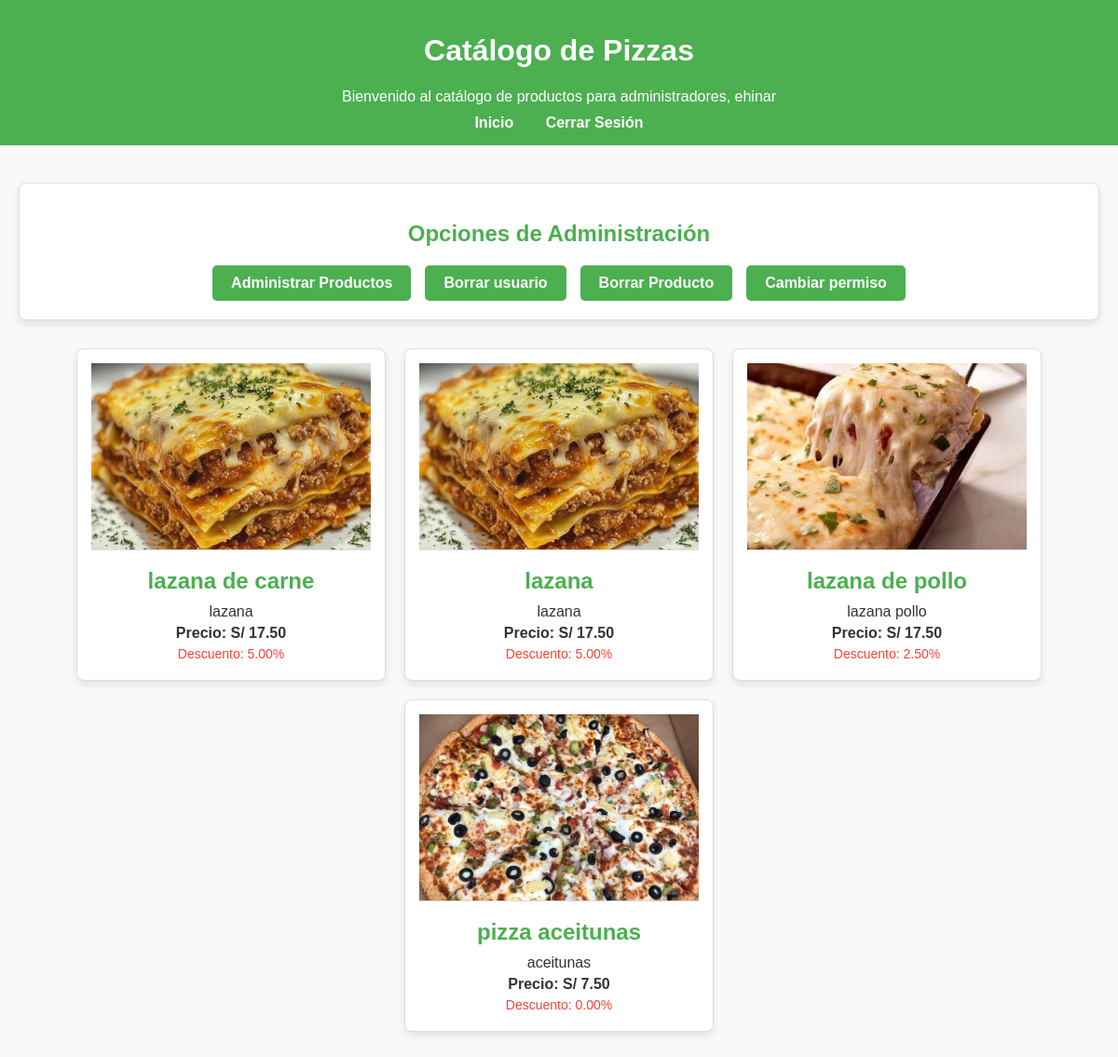
The page /semestral/views/catalogoA.php (signed in) on the database its author committed.
### tables this page shows
CREATE TABLE `productos` (
  `ID` int(11) NOT NULL,
  `Nombre` varchar(100) NOT NULL,
  `Descripcion` text DEFAULT NULL,
  `Precio` decimal(10,2) NOT NULL,
  `foto_prod` varchar(100) DEFAULT NULL,
  `DescuentoTarjeta` decimal(5,2) DEFAULT NULL
);

### semestral/models/catalogo.php (called while the page is built, shortened)
<?php
class CatalogoController {
    public function obtenerProductos() {
        try {
            $conexionObj = new Conexion();
            $conexion = $conexionObj->conectar();
            $sql = "SELECT Nombre, Descripcion, Precio, Foto_Prod, DescuentoTarjeta FROM productos";
            $stmt = $conexion->prepare($sql);
            $stmt->execute();
            return $stmt->fetchAll(PDO::FETCH_ASSOC);
        } catch (PDOException $e) {
            return "Error: " . $e->getMessage();
        }
    }
}
$catalogoController = new CatalogoController();
$productos = $catalogoController->obtenerProductos();
?>

### semestral/views/catalogoA.php (the view, shortened to what this page needs)
<!DOCTYPE html>
<html lang="es">
<head>
    <link rel="stylesheet" href="../css/catadmin.css">
</head>
<body>
    <header class="catalogo-header">
        <h1>Catálogo de Pizzas</h1>
        <?php
        echo "Bienvenido al catálogo de productos para administradores, " . $_SESSION['usuario'];
        ?>
        <nav>
            <a href="principal.php">Inicio</a>
            <a href="login.html">Cerrar Sesión</a>
        </nav>
    </header>
    <main class="catalogo-main">
        <section class="admin-options">
            <h2>Opciones de Administración</h2>
            <nav>
                <a href="adminht.php">Administrar Productos</a>
                <a href="borrarU.php" class="link">Borrar usuario</a>
                <a href="borrar_producto.php" class="link">Borrar Producto</a>
                <a href="cambiar_permiso.php" class="link">Cambiar permiso</a>
            </nav>
        </section>
        <section class="productos">
            <?php
            require_once '../models/catalogo.php';
            if (is_array($productos)) {
                foreach ($productos as $producto) {
                    echo "
                        <div class='producto'>
                            <img src='{$producto['Foto_Prod']}' alt='{$producto['Nombre']}'>
                            <h2>{$producto['Nombre']}</h2>
                            <p>{$producto['Descripcion']}</p>
                            <p class='precio'>Precio: S/ {$producto['Precio']}</p>
                            <p class='descuento'>Descuento: {$producto['DescuentoTarjeta']}%</p>
                        </div>
                    ";
                }
            } else {
                echo "<p>Error al cargar los productos.</p>";
            }
            ?>
        </section>
    </main>
</body>
</html>

### semestral/css/catadmin.css (style rules this page uses)
body { font-family: Arial, sans-serif; margin: 0; padding: 0; background-color: #f9f9f9; color: #333; }
.catalogo-header { background-color: #4CAF50; color: white; text-align: center; padding: 15px; }
.catalogo-header nav { margin-top: 10px; }
.catalogo-header nav a { color: white; text-decoration: none; margin: 0 15px; font-weight: bold; }
.catalogo-main { max-width: 1200px; margin: 20px auto; padding: 20px; }
.admin-options { margin-bottom: 30px; background: #ffffff; border: 1px solid #ddd; border-radius: 8px; box-shadow: 0 4px 8px rgba(0, 0, 0, 0.1); padding: 20px; text-align: center; }
.admin-options h2 { color: #4CAF50; margin-bottom: 20px; font-size: 24px; }
.admin-options nav { display: flex; flex-wrap: wrap; justify-content: center; gap: 15px; }
.admin-options nav a { display: inline-block; padding: 10px 20px; background-color: #4CAF50; color: white; text-decoration: none; border-radius: 5px; font-weight: bold; transition: background-color 0.3s ease, transform 0.3s ease; text-align: center; }
.productos { display: flex; flex-wrap: wrap; gap: 20px; justify-content: center; }
.producto { background: white; border: 1px solid #ddd; border-radius: 8px; width: 300px; box-shadow: 0 4px 8px rgba(0, 0, 0, 0.1); overflow: hidden; text-align: center; padding: 15px; transition: transform 0.3s ease; }
.producto img { width: 100%; height: 200px; object-fit: cover; border-bottom: 1px solid #ddd; }
.producto h2 { margin: 15px 0 10px; color: #4CAF50; }
.producto p { margin: 5px 0; }
.producto .precio { font-weight: bold; color: #333; }
.producto .descuento { color: #f44336; font-size: 14px; }

### rows shown on the page
productos: foto_prod (picture), Nombre "lazana de carne", Descripcion "lazana", Precio "17.50", DescuentoTarjeta "5.00"
productos: foto_prod (picture), Nombre "lazana", Descripcion "lazana", Precio "17.50", DescuentoTarjeta "5.00"
productos: foto_prod (picture), Nombre "lazana de pollo", Descripcion "lazana pollo", Precio "17.50", DescuentoTarjeta "2.50"
productos: foto_prod (picture), Nombre "pizza aceitunas", Descripcion "aceitunas", Precio "7.50", DescuentoTarjeta "0.00"

### other values the page prints
$_SESSION['usuario'] "ehinar"
